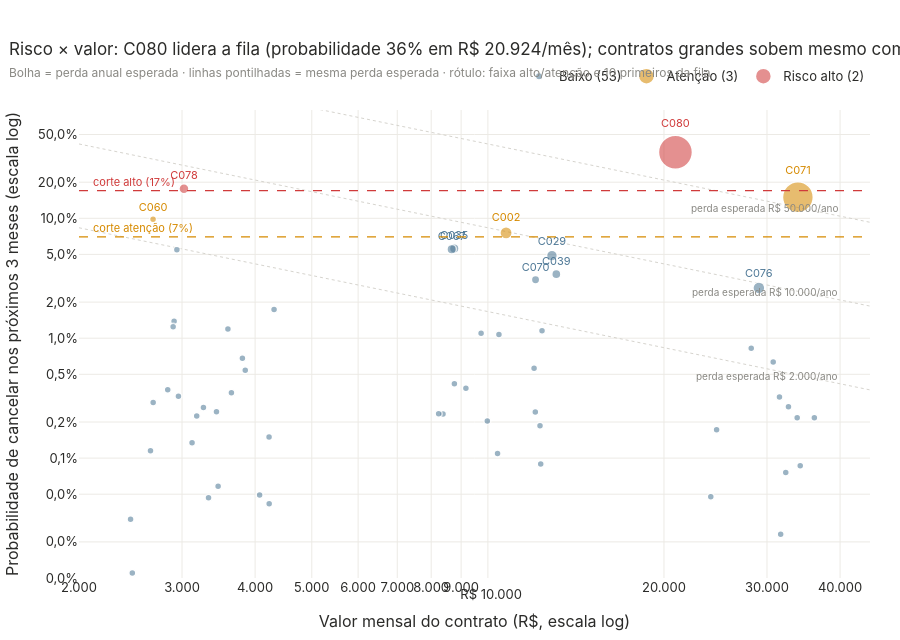

Notebook source saved alongside this figure:
### Markdown cell above
## 5. Risco × valor em jogo

### Code cell
fig = go.Figure()
vx = np.geomspace(2000, 45000, 50)
for perda in (2_000, 10_000, 50_000):
    fig.add_trace(go.Scatter(x=vx, y=perda / (12 * vx), mode="lines", line=dict(color="#d6d4ce", dash="dot", width=1),
                             hoverinfo="skip", showlegend=False))
    fig.add_annotation(x=np.log10(40000), y=np.log10(perda / (12 * 40000)), text=f"perda esperada {fmt_brl(perda)}/ano",
                       showarrow=False, font=dict(size=10, color=CINZA), yanchor="bottom", xanchor="right")
for fx in ("baixo", "atencao", "alto"):
    s = F[F.faixa_risco == fx]
    rot = s.index.where((s.faixa_risco != "baixo") | (s.prioridade <= 10), "")
    fig.add_trace(go.Scatter(x=s.valor_mensal, y=s.probabilidade, mode="markers+text", name=f"{NOME_FAIXA[fx]} ({len(s)})", text=rot,
                             textposition="top center", textfont=dict(size=11, color=COR_FAIXA[fx]),
                             marker=dict(color=rgba(COR_FAIXA[fx], 0.8), size=np.clip(np.sqrt(s.perda_anual_esperada) / 8, 7, 34),
                                         line=dict(color="white", width=1.5)),
                             customdata=np.c_[s.index, s.prioridade, s.perda_anual_esperada.map(fmt_brl), [evid_txt(c, 4) for c in s.index], s.acao_sugerida],
                             hovertemplate="<b>%{customdata[0]}</b> · prioridade %{customdata[1]}<br>R$ %{x:,.0f}/mês · probabilidade %{y:.1%}"
                                           "<br>Perda anual esperada: %{customdata[2]}<br>%{customdata[3]}<br><i>%{customdata[4]}</i><extra></extra>"))
for nome, c, cor in [("alto", CUT["alto"], CORES["Cancelou"]), ("atenção", CUT["atencao"], AMBAR)]:
    fig.add_hline(y=c, line=dict(color=cor, dash="dash", width=1.2))
    fig.add_annotation(x=np.log10(2100), y=np.log10(c), text=f"corte {nome} ({pct(c, 0)})", showarrow=False, xanchor="left", yanchor="bottom",
                       font=dict(size=11, color=cor))
fig.update_xaxes(type="log", title_text="Valor mensal do contrato (R$, escala log)", tickprefix="R$ ", tickformat=",.0f", range=[np.log10(2000), np.log10(45000)])
fig.update_yaxes(type="log", title_text="Probabilidade de cancelar nos próximos 3 meses (escala log)", tickformat=".1%",
                 range=[np.log10(max(F.probabilidade.min() * 0.7, 1e-4)), np.log10(0.8)])
fig.update_layout(height=640, legend=dict(y=1.04),
                  title=f"Risco × valor: {F.index[0]} lidera a fila (probabilidade {pct(F.probabilidade.iloc[0], 0)} em "
                        f"{fmt_brl(F.valor_mensal.iloc[0])}/mês); contratos grandes sobem mesmo com risco menor"
                        + sub("Bolha = perda anual esperada · linhas pontilhadas = mesma perda esperada · rótulo: faixa alto/atenção e 10 primeiros da fila"))
fig.show()

### Figure 1 — Plotly figure (JSON) as saved in the notebook; plotly's stock layout.template omitted (floating-point values rounded to 4 significant figures; data arrays with more than 128 entries replaced by an {"elided": "..."} marker saying what was removed)
{"data": [{"hoverinfo": "skip", "line": {"color": "#d6d4ce", "dash": "dot", "width": 1}, "mode": "lines", "showlegend": false, "type": "scatter", "x": [2000.0, 2131.0, 2271.0, 2420.0, 2579.0, 2748.0, 2928.0, 3120.0, 3325.0, 3543.0, 3776.0, 4023.0, 4287.0, 4568.0, 4868.0, 5188.0, 5528.0, 5891.0, 6277.0, 6689.0, 7128.0, 7595.0, 8093.0, 8624.0, 9190.0, 9793.0, 10440.0, 11120.0, 11850.0, 12630.0, 13460.0, 14340.0, 15280.0, 16280.0, 17350.0, 18490.0, 19700.0, 20990.0, 22370.0, 23840.0, 25400.0, 27070.0, 28840.0, 30740.0, 32750.0, 34900.0, 37190.0, 39630.0, 42230.0, 45000.0], "y": [0.08333, 0.0782, 0.07339, 0.06887, 0.06463, 0.06065, 0.05692, 0.05341, 0.05012, 0.04704, 0.04414, 0.04143, 0.03888, 0.03648, 0.03424, 0.03213, 0.03015, 0.02829, 0.02655, 0.02492, 0.02338, 0.02194, 0.02059, 0.01933, 0.01814, 0.01702, 0.01597, 0.01499, 0.01407, 0.0132, 0.01239, 0.01162, 0.01091, 0.01024, 0.009607, 0.009015, 0.00846, 0.007939, 0.007451, 0.006992, 0.006561, 0.006157, 0.005778, 0.005423, 0.005089, 0.004775, 0.004481, 0.004206, 0.003947, 0.003704]}, {"hoverinfo": "skip", "line": {"color": "#d6d4ce", "dash": "dot", "width": 1}, "mode": "lines", "showlegend": false, "type": "scatter", "x": [2000.0, 2131.0, 2271.0, 2420.0, 2579.0, 2748.0, 2928.0, 3120.0, 3325.0, 3543.0, 3776.0, 4023.0, 4287.0, 4568.0, 4868.0, 5188.0, 5528.0, 5891.0, 6277.0, 6689.0, 7128.0, 7595.0, 8093.0, 8624.0, 9190.0, 9793.0, 10440.0, 11120.0, 11850.0, 12630.0, 13460.0, 14340.0, 15280.0, 16280.0, 17350.0, 18490.0, 19700.0, 20990.0, 22370.0, 23840.0, 25400.0, 27070.0, 28840.0, 30740.0, 32750.0, 34900.0, 37190.0, 39630.0, 42230.0, 45000.0], "y": [0.4167, 0.391, 0.3669, 0.3444, 0.3232, 0.3033, 0.2846, 0.2671, 0.2506, 0.2352, 0.2207, 0.2071, 0.1944, 0.1824, 0.1712, 0.1606, 0.1508, 0.1415, 0.1328, 0.1246, 0.1169, 0.1097, 0.103, 0.09663, 0.09068, 0.08509, 0.07986, 0.07494, 0.07033, 0.066, 0.06193, 0.05812, 0.05454, 0.05118, 0.04803, 0.04508, 0.0423, 0.0397, 0.03725, 0.03496, 0.03281, 0.03079, 0.02889, 0.02711, 0.02544, 0.02388, 0.02241, 0.02103, 0.01973, 0.01852]}, {"hoverinfo": "skip", "line": {"color": "#d6d4ce", "dash": "dot", "width": 1}, "mode": "lines", "showlegend": false, "type": "scatter", "x": [2000.0, 2131.0, 2271.0, 2420.0, 2579.0, 2748.0, 2928.0, 3120.0, 3325.0, 3543.0, 3776.0, 4023.0, 4287.0, 4568.0, 4868.0, 5188.0, 5528.0, 5891.0, 6277.0, 6689.0, 7128.0, 7595.0, 8093.0, 8624.0, 9190.0, 9793.0, 10440.0, 11120.0, 11850.0, 12630.0, 13460.0, 14340.0, 15280.0, 16280.0, 17350.0, 18490.0, 19700.0, 20990.0, 22370.0, 23840.0, 25400.0, 27070.0, 28840.0, 30740.0, 32750.0, 34900.0, 37190.0, 39630.0, 42230.0, 45000.0], "y": [2.083, 1.955, 1.835, 1.722, 1.616, 1.516, 1.423, 1.335, 1.253, 1.176, 1.104, 1.036, 0.9719, 0.912, 0.8559, 0.8032, 0.7538, 0.7073, 0.6638, 0.6229, 0.5846, 0.5486, 0.5148, 0.4831, 0.4534, 0.4255, 0.3993, 0.3747, 0.3516, 0.33, 0.3097, 0.2906, 0.2727, 0.2559, 0.2402, 0.2254, 0.2115, 0.1985, 0.1863, 0.1748, 0.164, 0.1539, 0.1445, 0.1356, 0.1272, 0.1194, 0.112, 0.1051, 0.09867, 0.09259]}, {"customdata": {"elided": "53x5 mixed values"}, "hovertemplate": "<b>%{customdata[0]}</b> · prioridade %{customdata[1]}<br>R$ %{x:,.0f}/mês · probabilidade %{y:.1%}<br>Perda anual esperada: %{customdata[2]}<br>%{customdata[3]}<br><i>%{customdata[4]}</i><extra></extra>", "marker": {"color": "rgba(78,120,150,0.8)", "line": {"color": "white", "width": 1.5}, "size": [11.96, 10.85, 9.578, 9.471, 9.162, 8.339, 7.0, 7.0, 7.0, 7.0, 7.0, 7.0, 7.0, 7.0, 7.0, 7.0, 7.0, 7.0, 7.0, 7.0, 7.0, 7.0, 7.0, 7.0, 7.0, 7.0, 7.0, 7.0, 7.0, 7.0, 7.0, 7.0, 7.0, 7.0, 7.0, 7.0, 7.0, 7.0, 7.0, 7.0, 7.0, 7.0, 7.0, 7.0, 7.0, 7.0, 7.0, 7.0, 7.0, 7.0, 7.0, 7.0, 7.0]}, "mode": "markers+text", "name": "Baixo (53)", "text": ["C076", "C029", "C035", "C067", "C039", "C070", "", "", "", "", "", "", "", "", "", "", "", "", "", "", "", "", "", "", "", "", "", "", "", "", "", "", "", "", "", "", "", "", "", "", "", "", "", "", "", "", "", "", "", "", "", "", ""], "textfont": {"color": "#4e7896", "size": 11}, "textposition": "top center", "type": "scatter", "x": [29057, 12868, 8760, 8672, 13092, 12064, 28195, 30742, 2940, 12375, 10445, 9736, 31510, 32645, 36148, 4310, 33786, 11994, 3594, 24603, 2908, 8765, 2897, 9171, 34194, 12052, 3805, 32299, 12277, 3848, 9978, 8381, 8238, 3644, 24045, 10388, 12312, 2836, 2958, 3264, 3436, 2678, 31660, 3179, 4226, 3121, 2650, 3458, 4072, 4228, 3330, 2450, 2467], "y": [0.02626, 0.04883, 0.05585, 0.05516, 0.0342, 0.03074, 0.008261, 0.006342, 0.05467, 0.01153, 0.01073, 0.01099, 0.003226, 0.002687, 0.002174, 0.01735, 0.002172, 0.005626, 0.01192, 0.00172, 0.01387, 0.004166, 0.01248, 0.003819, 0.0008613, 0.002422, 0.006809, 0.0007573, 0.00186, 0.00541, 0.002041, 0.002328, 0.002341, 0.003506, 0.0004754, 0.001092, 0.0008912, 0.003709, 0.003272, 0.002643, 0.002437, 0.002903, 0.0002316, 0.002246, 0.001496, 0.001343, 0.001152, 0.0005815, 0.0004916, 0.000416, 0.0004676, 0.0003085, 0.0001101]}, {"customdata": [["C071", 2, "R$ 60.947", "• Tempo médio de resolução (h) alto: Tempo médio de resolução (h) 40,2 no último mês (limite ≥ 28)<br>• Reclamações formais em alta: Reclamações formais em alta de 0,34 por mês nos últimos 6 meses (limite ≥ +0,1/mês)<br>• Reclamações formais alto: Reclamações formais 3 no último mês (limite ≥ 1)<br>• Nota NPS baixo: Nota NPS: 6,5 em média nos registros dos últimos 6 meses (limite ≤ 6,5)", "Montar plano técnico de estabilização (tempo de resolução, SLA e chamados críticos)"], ["C002", 3, "R$ 9.730", "• Nota NPS baixo: Nota NPS: 3 em média nos registros dos últimos 6 meses (limite ≤ 6,5)<br>• Nota NPS caiu: Nota NPS caiu 2,5 vs a média anterior do cliente (5,5 → 3); limite: queda de 1,5<br>• Reclamações formais em alta: Reclamações formais em alta de 0,20 por mês nos últimos 6 meses (limite ≥ +0,1/mês)<br>• Nota NPS baixo: Nota NPS 3 no último registro (jun/2026) (limite ≤ 5)", "Entrevista de escuta sobre a experiência (NPS)"], ["C060", 11, "R$ 3.150", "• Tempo médio de resolução (h) alto: Tempo médio de resolução (h) 32,1 no último mês (limite ≥ 28)<br>• Reclamações formais em alta: Reclamações formais em alta de 0,26 por mês nos últimos 6 meses (limite ≥ +0,1/mês)<br>• Uso da plataforma (%) em queda: Uso da plataforma (%) em queda de 4,49 por mês nos últimos 6 meses (limite ≤ −2/mês)<br>• Reclamações formais alto: Reclamações formais 1 no último mês (limite ≥ 1)", "Montar plano técnico de estabilização (tempo de resolução, SLA e chamados críticos)"]], "hovertemplate": "<b>%{customdata[0]}</b> · prioridade %{customdata[1]}<br>R$ %{x:,.0f}/mês · probabilidade %{y:.1%}<br>Perda anual esperada: %{customdata[2]}<br>%{customdata[3]}<br><i>%{customdata[4]}</i><extra></extra>", "marker": {"color": "rgba(214,138,0,0.8)", "line": {"color": "white", "width": 1.5}, "size": [30.86, 12.33, 7.016]}, "mode": "markers+text", "name": "Atenção (3)", "text": ["C071", "C002", "C060"], "textfont": {"color": "#d68a00", "size": 11}, "textposition": "top center", "type": "scatter", "x": [33881, 10742, 2677], "y": [0.1499, 0.07548, 0.09807]}, {"customdata": [["C080", 1, "R$ 89.187", "• Nota NPS baixo: Nota NPS: 3 em média nos registros dos últimos 6 meses (limite ≤ 6,5)<br>• Nota NPS caiu: Nota NPS caiu 4,3 vs a média anterior do cliente (7,3 → 3); limite: queda de 1,5<br>• Chamados abertos em alta: Chamados abertos em alta de 0,71 por mês nos últimos 6 meses (limite ≥ +0,2/mês)<br>• Nota NPS baixo: Nota NPS 3 no último registro (mar/2026) (limite ≤ 5)", "Entrevista de escuta sobre a experiência (NPS)"], ["C078", 6, "R$ 6.388", "• Nota NPS caiu: Nota NPS caiu 3,7 vs a média anterior do cliente (8,7 → 5); limite: queda de 1,5<br>• Nota NPS baixo: Nota NPS: 5 em média nos registros dos últimos 6 meses (limite ≤ 6,5)<br>• Chamados abertos em alta: Chamados abertos em alta de 1,00 por mês nos últimos 6 meses (limite ≥ +0,2/mês)<br>• Tempo médio de resolução (h) alto: Tempo médio de resolução (h) 29,1 no último mês (limite ≥ 28)", "Entrevista de escuta sobre a experiência (NPS)"]], "hovertemplate": "<b>%{customdata[0]}</b> · prioridade %{customdata[1]}<br>R$ %{x:,.0f}/mês · probabilidade %{y:.1%}<br>Perda anual esperada: %{customdata[2]}<br>%{customdata[3]}<br><i>%{customdata[4]}</i><extra></extra>", "marker": {"color": "rgba(208,59,59,0.8)", "line": {"color": "white", "width": 1.5}, "size": [34.0, 9.991]}, "mode": "markers+text", "name": "Risco alto (2)", "text": ["C080", "C078"], "textfont": {"color": "#d03b3b", "size": 11}, "textposition": "top center", "type": "scatter", "x": [20924, 3023], "y": [0.3552, 0.1761]}], "layout": {"annotations": [{"font": {"color": "#8a8984", "size": 10}, "showarrow": false, "text": "perda esperada R$ 2.000/ano", "x": 4.602, "xanchor": "right", "y": -2.38, "yanchor": "bottom"}, {"font": {"color": "#8a8984", "size": 10}, "showarrow": false, "text": "perda esperada R$ 10.000/ano", "x": 4.602, "xanchor": "right", "y": -1.681, "yanchor": "bottom"}, {"font": {"color": "#8a8984", "size": 10}, "showarrow": false, "text": "perda esperada R$ 50.000/ano", "x": 4.602, "xanchor": "right", "y": -0.9823, "yanchor": "bottom"}, {"font": {"color": "#d03b3b", "size": 11}, "showarrow": false, "text": "corte alto (17%)", "x": 3.322, "xanchor": "left", "y": -0.7696, "yanchor": "bottom"}, {"font": {"color": "#d68a00", "size": 11}, "showarrow": false, "text": "corte atenção (7%)", "x": 3.322, "xanchor": "left", "y": -1.155, "yanchor": "bottom"}], "height": 640, "legend": {"y": 1.04}, "shapes": [{"line": {"color": "#d03b3b", "dash": "dash", "width": 1.2}, "type": "line", "x0": 0, "x1": 1, "xref": "x domain", "y0": 0.17, "y1": 0.17, "yref": "y"}, {"line": {"color": "#d68a00", "dash": "dash", "width": 1.2}, "type": "line", "x0": 0, "x1": 1, "xref": "x domain", "y0": 0.07, "y1": 0.07, "yref": "y"}], "title": {"text": "Risco × valor: C080 lidera a fila (probabilidade 36% em R$ 20.924/mês); contratos grandes sobem mesmo com risco menor<br><span style='font-size:12px;color:#8a8984'>Bolha = perda anual esperada · linhas pontilhadas = mesma perda esperada · rótulo: faixa alto/atenção e 10 primeiros da fila</span>"}, "xaxis": {"range": [3.301, 4.653], "tickformat": ",.0f", "tickprefix": "R$ ", "title": {"text": "Valor mensal do contrato (R$, escala log)"}, "type": "log"}, "yaxis": {"range": [-4.0, -0.09691], "tickformat": ".1%", "title": {"text": "Probabilidade de cancelar nos próximos 3 meses (escala log)"}, "type": "log"}}}
